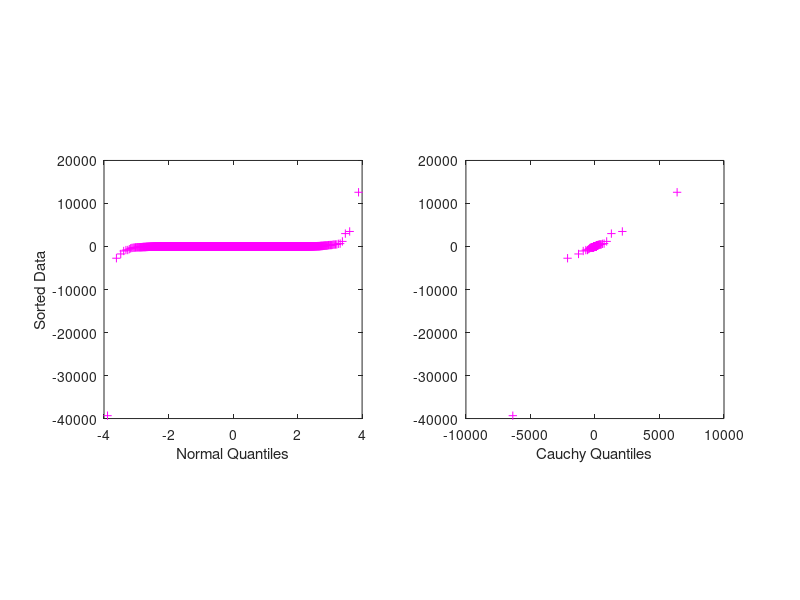

MATLAB code for this plot:
%% Example 4.14
% Compute 10000 random draws from the standardized Cauchy distribution and
% produce q-q plots of them against the standardized normal and Cauchy
% distributions. What differences do you see?

% The q-q plots are very useful for studying light-tailed data and
% detecting outliers, but is less useful for systematically heavy tailed
% data.

%% Random Draws
clear; close all; clf;
% MATLAB also provides qqplot() function. This here is a general formula to
% accomplish the same thing.
draws = 10000;
x = trnd(1,1,draws);
n = length(x);
u = ((1:n) - 0.5)/n;

%% Plotting q-q plots
% Normal quantiles
figure(1);
subplot(1,2,1); 
plot(norminv(u), sort(x), 'm+')
axis square
xlabel 'Normal Quantiles'; ylabel 'Sorted Data';

%Cauchy qunatiles
subplot(1,2,2); 
plot(tinv(u,1),sort(x),'m+')
axis square
xlabel 'Cauchy Quantiles';

% While the Gaussian distribution has exponential tails, the Cauchy
% distribution has algebraic tails.
% The sense of curvature in the q-q plots is opposite to that in the p-p
% plots.
% For heavy tailed data (Cauchy), the q-q plot has most of the data
% clustered in the middle and curvature controlled by outliers.